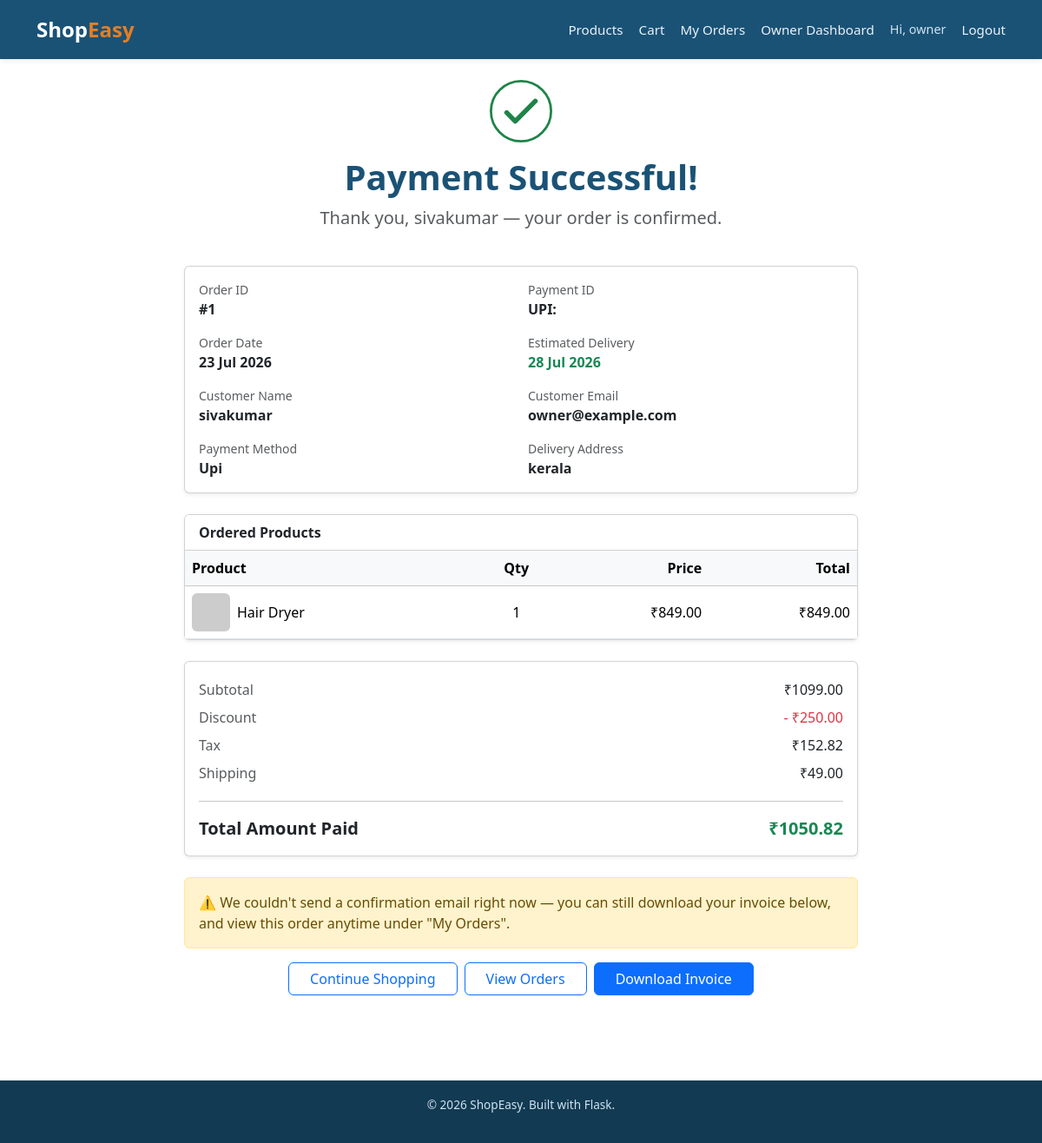
The app's page /order/1/success (signed in) with its own data.
### models/user.py (models this page shows, shortened)
class User(UserMixin, db.Model):
    __tablename__ = 'users'
    id = db.Column(db.Integer, primary_key=True)
    username = db.Column(db.String(80), unique=True, nullable=False, index=True)
    email = db.Column(db.String(120), unique=True, nullable=False, index=True)
    password_hash = db.Column(db.String(255), nullable=False)
    is_owner = db.Column(db.Boolean, default=False, nullable=False)
    created_at = db.Column(db.DateTime, default=datetime.utcnow)
    orders = db.relationship('Order', backref='user', lazy=True)
    visits = db.relationship('Visit', backref='user', lazy=True)

### models/order.py (models this page shows, shortened)
class Order(db.Model):
    __tablename__ = 'orders'
    id = db.Column(db.Integer, primary_key=True)
    user_id = db.Column(db.Integer, db.ForeignKey('users.id'), nullable=False)
    order_date = db.Column(db.Date, default=date.today, nullable=False, index=True)
    created_at = db.Column(db.DateTime, default=datetime.utcnow)
    status = db.Column(db.String(20), nullable=False, default='PENDING', index=True)
    payment_method = db.Column(db.String(30), nullable=False)   # STRIPE / UPI / NET_BANKING / DEBIT_CARD / CREDIT_CARD / WALLET
    payment_reference = db.Column(db.String(120), nullable=True)  # masked reference shown to the customer
    stripe_checkout_session_id = db.Column(db.String(120), nullable=True, unique=True, index=True)
    stripe_payment_intent_id = db.Column(db.String(120), nullable=True, index=True)
    subtotal_amount = db.Column(db.Float, nullable=False, default=0.0)   # sum of original prices x qty
    discount_amount = db.Column(db.Float, nullable=False, default=0.0)   # total saved from per-product offers
    tax_amount = db.Column(db.Float, nullable=False, default=0.0)
    shipping_amount = db.Column(db.Float, nullable=False, default=0.0)
    total_amount = db.Column(db.Float, nullable=False, default=0.0)      # grand total actually charged
    estimated_delivery_date = db.Column(db.Date, nullable=True)
    contact_email = db.Column(db.String(120), nullable=True)
    contact_phone = db.Column(db.String(20), nullable=True)
    customer_name = db.Column(db.String(120), nullable=True)
    delivery_address = db.Column(db.Text, nullable=True)
    invoice_number = db.Column(db.String(40), nullable=True, unique=True)
    email_sent = db.Column(db.Boolean, nullable=False, default=False)
    email_sent_at = db.Column(db.DateTime, nullable=True)
    email_error = db.Column(db.Text, nullable=True)
    items = db.relationship('OrderItem', backref='order', lazy=True, cascade='all, delete-orphan')

class OrderItem(db.Model):
    __tablename__ = 'order_items'
    id = db.Column(db.Integer, primary_key=True)
    order_id = db.Column(db.Integer, db.ForeignKey('orders.id'), nullable=False)
    product_id = db.Column(db.Integer, db.ForeignKey('products.id'), nullable=False)
    quantity = db.Column(db.Integer, nullable=False, default=1)
    price_at_purchase = db.Column(db.Float, nullable=False)  # final (post-discount) price actually charged per unit
    original_price_at_purchase = db.Column(db.Float, nullable=True)  # pre-discount price, for invoice line detail
    @property
    def line_total(self):
        return round(self.quantity * self.price_at_purchase, 2)

### models/product.py (models this page shows, shortened)
class Product(db.Model):
    __tablename__ = 'products'
    id = db.Column(db.Integer, primary_key=True)
    sku = db.Column(db.String(32), unique=True, nullable=False, index=True)
    name = db.Column(db.String(150), nullable=False)
    description = db.Column(db.Text, nullable=False, default='')
    category = db.Column(db.String(80), nullable=False, default='General')
    price = db.Column(db.Float, nullable=False)                # original price
    discount_price = db.Column(db.Float, nullable=True)        # sale price, if on offer
    stock = db.Column(db.Integer, nullable=False, default=0)
    image_url = db.Column(db.String(300), nullable=True)
    created_at = db.Column(db.DateTime, default=datetime.utcnow)
    order_items = db.relationship('OrderItem', backref='product', lazy=True)

### routes/orders.py (the view)
@orders_bp.route('/order/<int:order_id>/success')
@login_required
def order_success(order_id):
    order = Order.query.get(order_id)
    if order is None or order.user_id != current_user.id:
        abort(404)
    return render_template('order_success.html', order=order)

### templates/order_success.html (shortened to what this page needs)
{% extends 'base.html' %}
{% block content %}
<link href="https://cdnjs.cloudflare.com/ajax/libs/bootstrap/5.3.3/css/bootstrap.min.css" rel="stylesheet">
<div class="container" style="max-width:800px;">
  {% if order.status == 'PENDING' %}
    <div class="text-center py-5">
      <div class="spinner-border text-primary mb-3" role="status" style="width:3rem;height:3rem;"></div>
      <h2>Confirming your payment...</h2>
      <p class="text-muted">This usually takes just a few seconds. This page will refresh automatically.</p>
    </div>
    <meta http-equiv="refresh" content="3">
  {% else %}
  <div class="text-center py-4">
    <div class="checkmark-circle mx-auto mb-3">
      <svg viewBox="0 0 52 52" width="72" height="72">
        <circle class="checkmark-circle-bg" cx="26" cy="26" r="25" fill="none"/>
        <path class="checkmark-check" fill="none" d="M14.1 27.2l7.1 7.2 16.7-16.8"/>
      </svg>
    </div>
    <h1 class="fw-bold" style="color:#1a5276;">Payment Successful!</h1>
    <p class="text-muted fs-5">Thank you{{ ', ' + order.customer_name if order.customer_name else '' }} — your order is confirmed.</p>
  </div>
  <div class="card shadow-sm mb-4">
    <div class="card-body">
      <div class="row g-3">
        <div class="col-sm-6"><small class="text-muted d-block">Order ID</small><strong>#{{ order.id }}</strong></div>
        <div class="col-sm-6"><small class="text-muted d-block">Payment ID</small><strong>{{ order.stripe_payment_intent_id or order.payment_reference or 'N/A' }}</strong></div>
        <div class="col-sm-6"><small class="text-muted d-block">Order Date</small><strong>{{ order.order_date.strftime('%d %b %Y') }}</strong></div>
        <div class="col-sm-6"><small class="text-muted d-block">Estimated Delivery</small><strong class="text-success">{{ order.estimated_delivery_date.strftime('%d %b %Y') if order.estimated_delivery_date else 'TBD' }}</strong></div>
        <div class="col-sm-6"><small class="text-muted d-block">Customer Name</small><strong>{{ order.customer_name or '-' }}</strong></div>
        <div class="col-sm-6"><small class="text-muted d-block">Customer Email</small><strong>{{ order.contact_email or '-' }}</strong></div>
        <div class="col-sm-6"><small class="text-muted d-block">Payment Method</small><strong>{{ order.payment_method.replace('_',' ').title() }}</strong></div>
        <div class="col-sm-6"><small class="text-muted d-block">Delivery Address</small><strong>{{ order.delivery_address or '-' }}</strong></div>
      </div>
    </div>
  </div>
  <div class="card shadow-sm mb-4">
    <div class="card-header bg-white fw-bold">Ordered Products</div>
    <div class="table-responsive">
      <table class="table mb-0 align-middle">
        <thead class="table-light">
          <tr><th>Product</th><th class="text-center">Qty</th><th class="text-end">Price</th><th class="text-end">Total</th></tr>
        </thead>
        <tbody>
          {% for item in order.items %}
          <tr>
            <td>
              <div class="d-flex align-items-center gap-2">
                {% if item.product.image_url %}
                <img src="{{ item.product.image_url }}" alt="{{ item.product.name }}" width="44" height="44" style="object-fit:cover;border-radius:6px;">
                {% endif %}
                <span>{{ item.product.name }}</span>
              </div>
            </td>
            <td class="text-center">{{ item.quantity }}</td>
            <td class="text-end">₹{{ '%.2f'|format(item.price_at_purchase) }}</td>
            <td class="text-end">₹{{ '%.2f'|format(item.line_total) }}</td>
          </tr>
          {% endfor %}
        </tbody>
      </table>
    </div>
  </div>
  <div class="card shadow-sm mb-4">
    <div class="card-body">
      <div class="d-flex justify-content-between py-1"><span class="text-muted">Subtotal</span><span>₹{{ '%.2f'|format(order.subtotal_amount) }}</span></div>
      <div class="d-flex justify-content-between py-1"><span class="text-muted">Discount</span><span class="text-danger">- ₹{{ '%.2f'|format(order.discount_amount) }}</span></div>
      <div class="d-flex justify-content-between py-1"><span class="text-muted">Tax</span><span>₹{{ '%.2f'|format(order.tax_amount) }}</span></div>
      <div class="d-flex justify-content-between py-1"><span class="text-muted">Shipping</span><span>{{ 'FREE' if order.shipping_amount == 0 else '₹%.2f'|format(order.shipping_amount) }}</span></div>
      <hr>
      <div class="d-flex justify-content-between fs-5 fw-bold"><span>Total Amount Paid</span><span class="text-success">₹{{ '%.2f'|format(order.total_amount) }}</span></div>
    </div>
  </div>
  {% if order.email_sent %}
    <div class="alert alert-success">✅ A confirmation email with your invoice has been sent to {{ order.contact_email }}.</div>
  {% else %}
    <div class="alert alert-warning">⚠️ We couldn't send a confirmation email right now — you can still download your invoice below, and view this order anytime under "My Orders".</div>
  {% endif %}
  <div class="d-flex flex-wrap gap-2 justify-content-center pb-5">
    <a href="{{ url_for('products.index') }}" class="btn btn-outline-primary px-4">Continue Shopping</a>
    <a href="{{ url_for('orders.my_orders') }}" class="btn btn-outline-primary px-4">View Orders</a>
    <a href="{{ url_for('orders.download_invoice', order_id=order.id) }}" class="btn btn-primary px-4">Download Invoice</a>
  </div>
  {% endif %}
</div>
{% endblock %}

### templates/base.html (shortened to what this page needs)
<!DOCTYPE html>
<html lang="en">
<head>
    <link rel="stylesheet" href="{{ url_for('static', filename='css/style.css') }}">
</head>
<body>
    <header class="site-header">
        <div class="container header-inner">
            <a href="{{ url_for('products.index') }}" class="brand">Shop<span>Easy</span></a>
            <nav class="main-nav">
                <a href="{{ url_for('products.index') }}">Products</a>
                {% if current_user.is_authenticated %}
                    <a href="{{ url_for('orders.view_cart') }}">Cart</a>
                    <a href="{{ url_for('orders.my_orders') }}">My Orders</a>
                    {% if current_user.is_owner %}
                        <a href="{{ url_for('owner.dashboard') }}">Owner Dashboard</a>
                    {% endif %}
                    <span class="nav-user">Hi, {{ current_user.username }}</span>
                    <a href="{{ url_for('auth.logout') }}">Logout</a>
                {% else %}
                    <a href="{{ url_for('auth.login') }}">Login</a>
                    <a href="{{ url_for('auth.signup') }}" class="nav-cta">Sign Up</a>
                {% endif %}
            </nav>
        </div>
    </header>
    <main class="container">
        {% block content %}{% endblock %}
    </main>
    <footer class="site-footer">
        <div class="container">
            <p>&copy; {{ current_year }} ShopEasy. Built with Flask.</p>
        </div>
    </footer>
</body>
</html>

### static/css/style.css (style rules this page uses)
:root { --primary: #1a5276; --primary-dark: #123a52; --accent: #e67e22; --bg: #f7f8fa; --card-bg: #ffffff; --text: #22303c; --muted: #6b7885; --border: #e2e6ea; --danger: #c0392b; --success: #1e8449; --radius: 10px; }
* { box-sizing: border-box; }
body { margin: 0; font-family: 'Segoe UI', Roboto, Helvetica, Arial, sans-serif; background: var(--bg); color: var(--text); line-height: 1.5; }
.container { max-width: 1100px; margin: 0 auto; padding: 0 20px; }
.site-header { background: var(--primary); color: #fff; box-shadow: 0 2px 6px rgba(0,0,0,0.08); }
.header-inner { display: flex; align-items: center; justify-content: space-between; padding: 16px 20px; }
.brand { font-size: 1.5rem; font-weight: 700; color: #fff; text-decoration: none; }
.brand span { color: var(--accent); }
.main-nav { display: flex; align-items: center; gap: 18px; flex-wrap: wrap; }
.main-nav a { color: #eaf2f8; text-decoration: none; font-size: 0.95rem; }
.nav-user { color: #cfe3f0; font-size: 0.9rem; }
main { min-height: 70vh; padding: 30px 20px; }
h1, h2, h3 { color: var(--primary-dark); }
.btn { display: inline-block; padding: 10px 18px; border-radius: 6px; border: none; background: var(--primary); color: #fff; text-decoration: none; cursor: pointer; font-size: 0.95rem; }
.site-footer { background: var(--primary-dark); color: #cfe3f0; text-align: center; padding: 18px 0; font-size: 0.85rem; margin-top: 50px; }

### records on screen
User: username "owner"
Order: customer_name ", sivakumar", id "1", payment_reference "UPI:", order_date "23 Jul 2026", estimated_delivery_date "28 Jul 2026", customer_name "sivakumar", contact_email "owner@example.com", payment_method.replace "Upi", delivery_address "kerala", subtotal_amount "1099.00", discount_amount "250.00", tax_amount "152.82", shipping_amount "₹49.00", total_amount "1050.82"
OrderItem: product.name "Hair Dryer", quantity "1", price_at_purchase "849.00", line_total "849.00"
